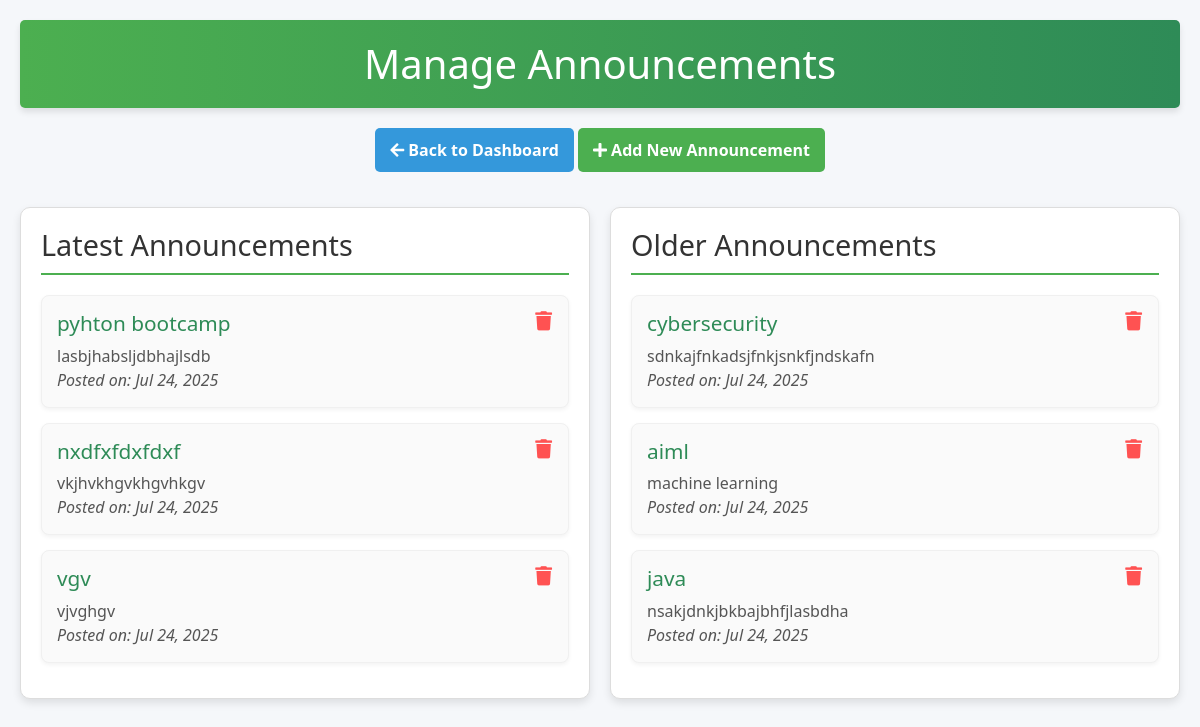
Screenshot of /Admin/admin_announcements.php (signed in) with the database file from the repository.
### tables this page shows
CREATE TABLE `announcements` (
  `id` int(11) NOT NULL AUTO_INCREMENT,
  `title` varchar(255) NOT NULL,
  `content` text NOT NULL,
  `category` varchar(100) DEFAULT NULL,
  `created_at` timestamp NOT NULL DEFAULT current_timestamp(),
  PRIMARY KEY (`id`)
);

### Admin/admin_announcements.php (the view, shortened to what this page needs)
<?php
include '../db_connect.php';
$latest_sql = "SELECT * FROM announcements WHERE category='latest' ORDER BY created_at DESC";
$latest_result = $conn->query($latest_sql);
$older_sql = "SELECT * FROM announcements WHERE category='older' ORDER BY created_at DESC";
$older_result = $conn->query($older_sql);
?>
<!DOCTYPE html>
<html lang="en">
<head>
    <link rel="stylesheet" href="https://maxcdn.bootstrapcdn.com/bootstrap/4.1.0/css/bootstrap.min.css">
    <link rel="stylesheet" href="https://cdnjs.cloudflare.com/ajax/libs/font-awesome/5.15.3/css/all.min.css">
</head>
<body>
    <header>
        <h1>Manage Announcements</h1>
    </header>
    <div class="controls-container">
        <a href="admin_dashboard.php" class="back-btn">
            <i class="fas fa-arrow-left"></i> Back to Dashboard
        </a>
        <button id="addAnnouncementBtn" class="add-announcement-btn">
            <i class="fas fa-plus"></i> Add New Announcement
        </button>
    </div>
    <div class="an-container">
        <div class="announcements">
            <h2>Latest Announcements</h2>
            <?php
            if ($latest_result && $latest_result->num_rows > 0) {
                while($row = $latest_result->fetch_assoc()) {
                    echo '<div class="announcement-item" data-id="' . $row["id"] . '">';
                    echo '<h3>' . htmlspecialchars($row["title"]) . '</h3>';
                    echo '<p>' . htmlspecialchars($row["content"]) . '</p>';
                    echo '<p class="date-info">Posted on: ' . date('M d, Y', strtotime($row["created_at"])) . '</p>';
                    echo '<button class="delete-btn" onclick="deleteAnnouncement(' . $row["id"] . ')"><i class="fas fa-trash"></i></button>';
                    echo '</div>';
                }
            } else {
                echo '<p>No latest announcements available.</p>';
            }
            ?>
        </div>
        <div class="announcements">
            <h2>Older Announcements</h2>
            <?php
            if ($older_result && $older_result->num_rows > 0) {
                while($row = $older_result->fetch_assoc()) {
                    echo '<div class="announcement-item" data-id="' . $row["id"] . '">';
                    echo '<h3>' . htmlspecialchars($row["title"]) . '</h3>';
                    echo '<p>' . htmlspecialchars($row["content"]) . '</p>';
                    echo '<p class="date-info">Posted on: ' . date('M d, Y', strtotime($row["created_at"])) . '</p>';
                    echo '<button class="delete-btn" onclick="deleteAnnouncement(' . $row["id"] . ')"><i class="fas fa-trash"></i></button>';
                    echo '</div>';
                }
            } else {
                echo '<p>No older announcements available.</p>';
            }
            ?>
        </div>
    </div>
</body>
</html>

### Admin/admin_announcements.php (style rules this page uses)
body { font-family: 'Segoe UI', Tahoma, Geneva, Verdana, sans-serif; margin: 0; padding: 20px; background-color: #f5f7fa; }
header { background: linear-gradient(90deg, #4CAF50, #2E8B57); color: white; padding: 20px; text-align: center; box-shadow: 0 4px 6px rgba(0, 0, 0, 0.1); margin-bottom: 20px; border-radius: 5px; }
header h1 { font-size: 2.5em; margin: 0; }
.an-container { display: flex; flex-wrap: wrap; gap: 20px; justify-content: center; }
.announcements { flex: 1; min-width: 300px; background: white; border: 1px solid #ddd; border-radius: 10px; box-shadow: 0 4px 8px rgba(0, 0, 0, 0.1); padding: 20px; }
.announcements h2 { color: #333; border-bottom: 2px solid #4CAF50; padding-bottom: 10px; margin-bottom: 20px; font-size: 1.8em; }
.announcement-item { margin-bottom: 15px; padding: 15px; border: 1px solid #f0f0f0; border-radius: 8px; background-color: #fafafa; box-shadow: 0 2px 4px rgba(0, 0, 0, 0.05); position: relative; }
.announcement-item h3 { font-size: 1.3em; margin: 0 0 8px; color: #2E8B57; }
.announcement-item p { margin: 0; font-size: 1em; color: #555; line-height: 1.5; }
.delete-btn { position: absolute; top: 10px; right: 10px; color: #ff5252; background: none; border: none; cursor: pointer; font-size: 1.2em; }
.add-announcement-btn { background-color: #4CAF50; color: white; border: none; padding: 10px 15px; border-radius: 5px; cursor: pointer; margin-bottom: 15px; font-weight: bold; transition: background-color 0.3s; }
.controls-container { text-align: center; margin: 20px 0; }
.date-info { font-size: 0.8em; color: #777; margin-top: 5px; font-style: italic; }
.back-btn { background-color: #3498db; color: white; border: none; padding: 10px 15px; border-radius: 5px; cursor: pointer; margin-bottom: 15px; font-weight: bold; transition: background-color 0.3s; text-decoration: none; display: inline-block; }

### rows the page displays
announcements: title "pyhton bootcamp", content "lasbjhabsljdbhajlsdb", created_at "Jul 24, 2025"
announcements: title "nxdfxfdxfdxf", content "vkjhvkhgvkhgvhkgv", created_at "Jul 24, 2025"
announcements: title "vgv", content "vjvghgv", created_at "Jul 24, 2025"
announcements: title "cybersecurity", content "sdnkajfnkadsjfnkjsnkfjndskafn", created_at "Jul 24, 2025"
announcements: title "aiml", content "machine learning", created_at "Jul 24, 2025"
announcements: title "java", content "nsakjdnkjbkbajbhfjlasbdha", created_at "Jul 24, 2025"
